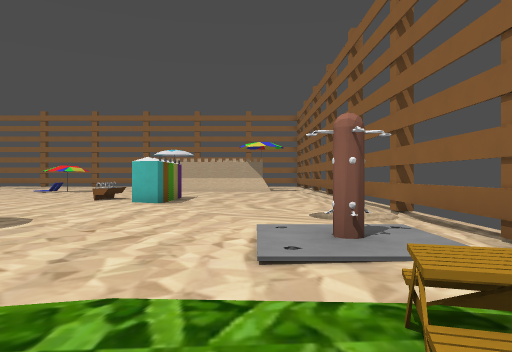
[1] (above)

24 first-person views from a walk through a 3-D level made in the Godot game engine. The camera is 1.3 m above the floor, looks level and sees 70° across. Doors that lead somewhere are drawn open, without their leaves. The floor is counted in squares, 2 m on a side. Each view is taken from the middle of a square. On the plan, view 1 faces up. The plan holds only what a view shows up to about 11 squares ahead; the rest is blank. Some surface patterns are stand-ins.

[2]
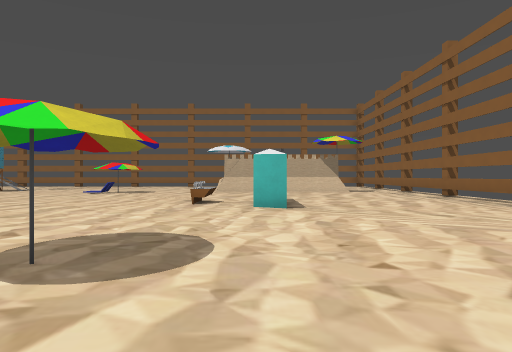

[3]
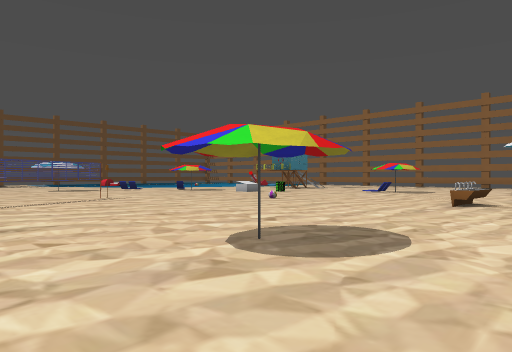

[4]
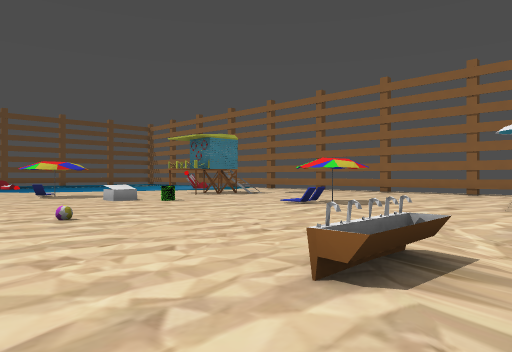

[5]
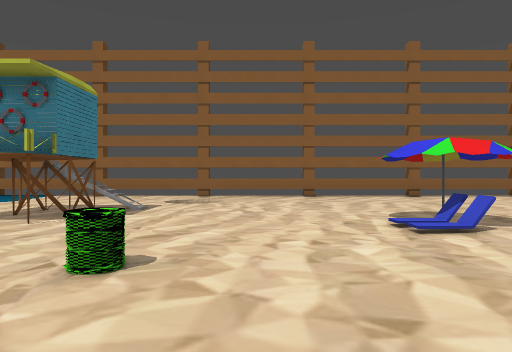

[6]
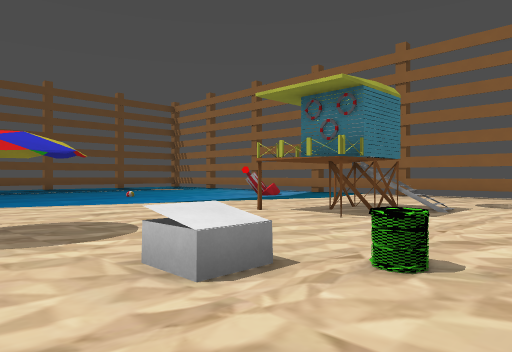

[7]
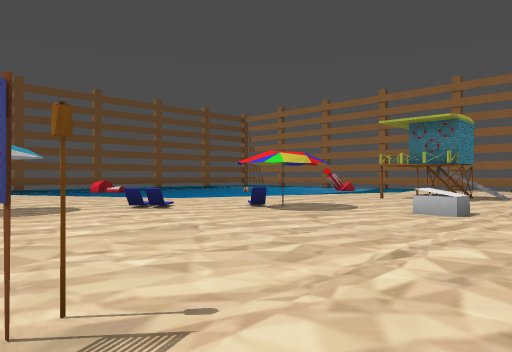

[8]
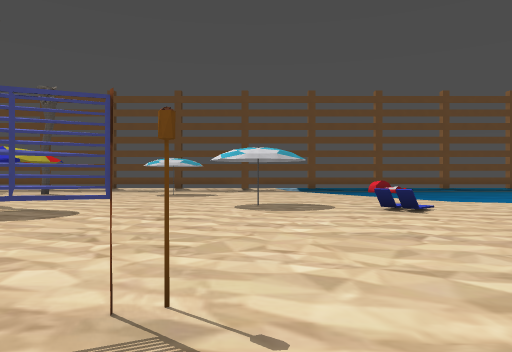

[9]
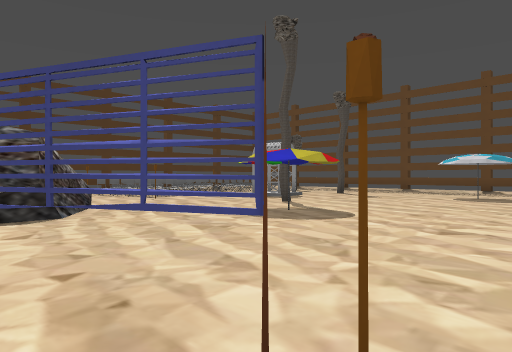

[10]
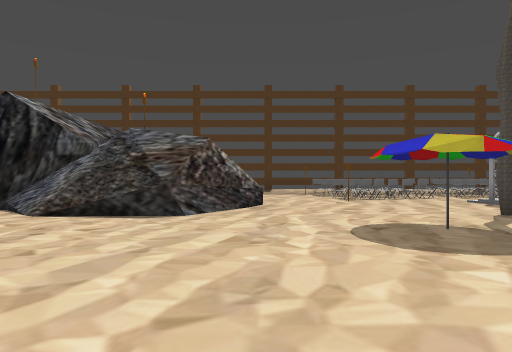

[11]
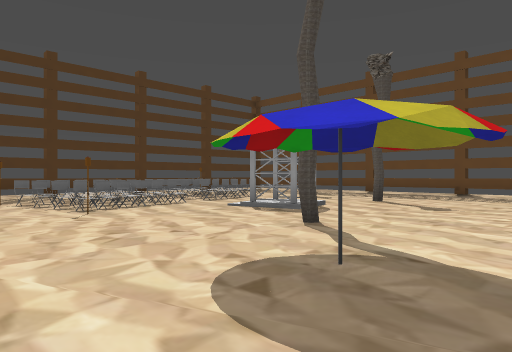

[12]
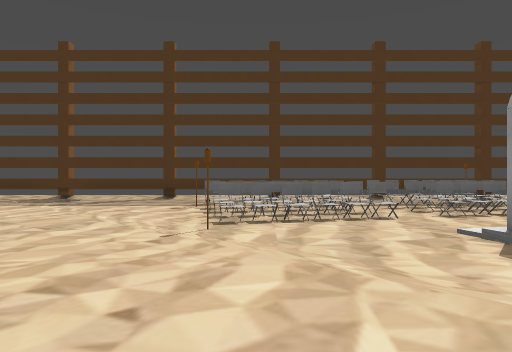

[13]
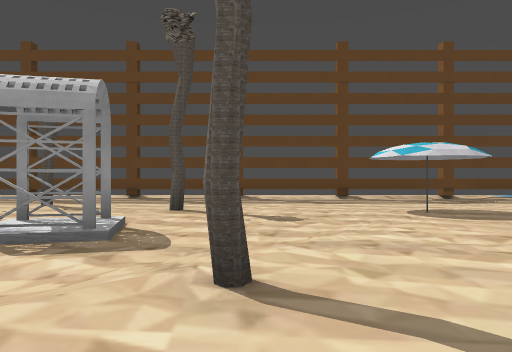

[14]
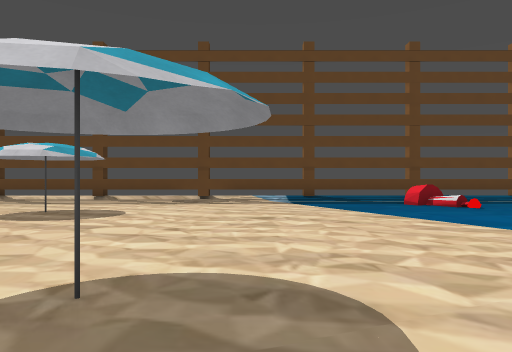

[15]
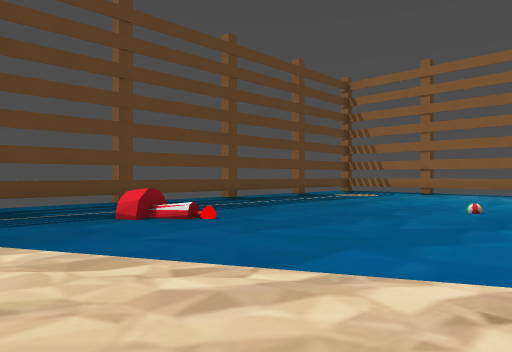

[16]
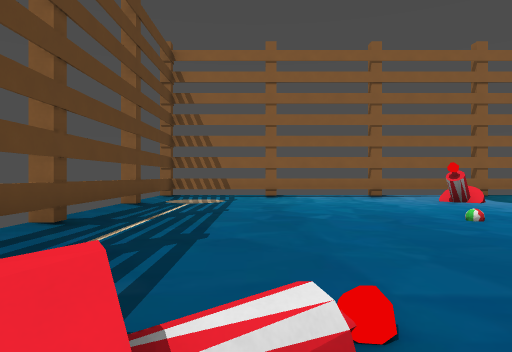

[17]
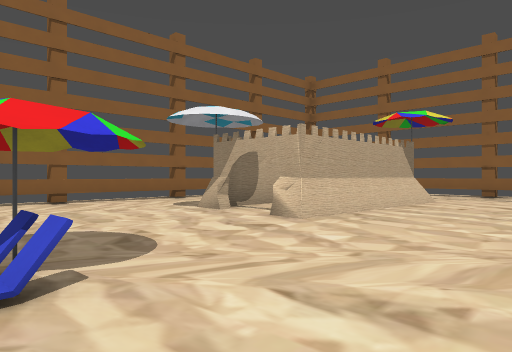

[18]
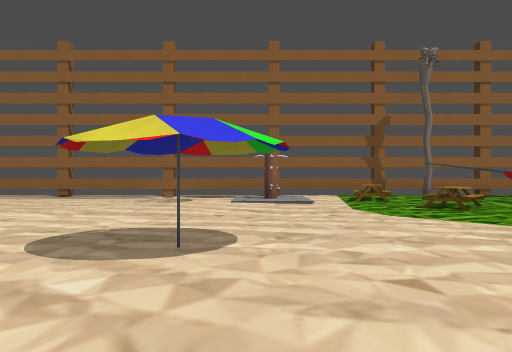

[19]
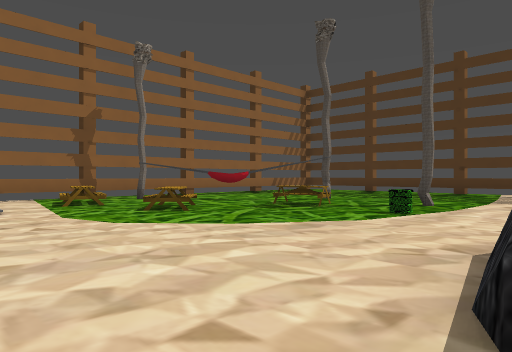

[20]
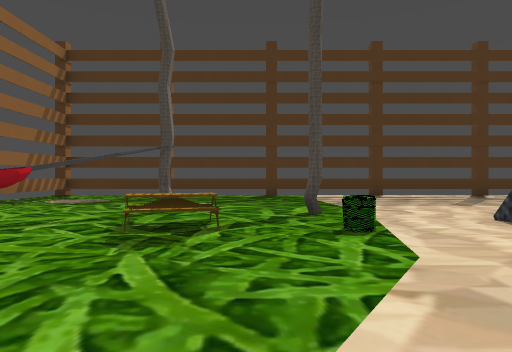

[21]
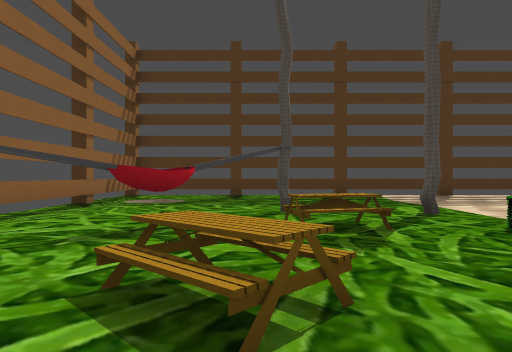

[22]
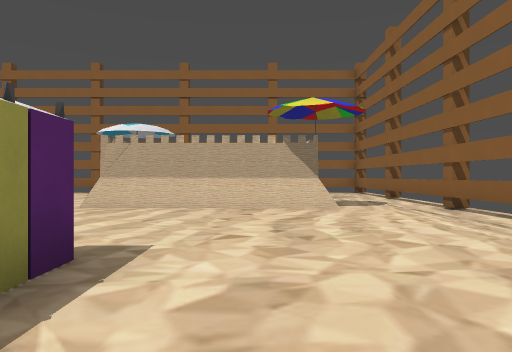

[23]
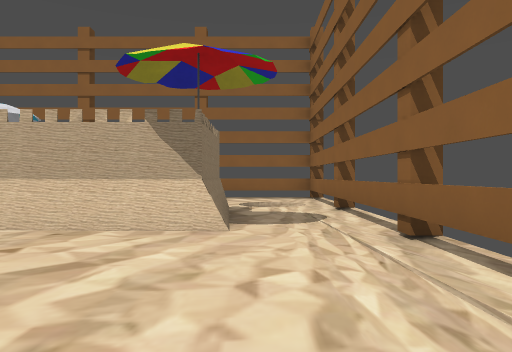

[24]
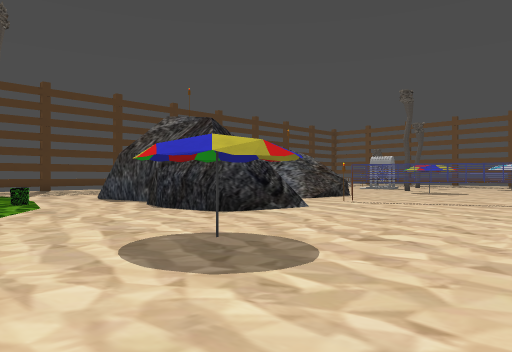

### Floor plan
Key: @ floor where view 1 was taken; # wall or solid block; x gap in a wall; . floor; / step, stairs or slope; D open door; = window, fence, low wall or low ledge; ^ raised ledge; S sink; H shower; T table; U umbrella; R torch; I thing the floor can be seen under or through; C chair; O other object.
Columns run from 28 left of view 1 to 3 right of it. Each row starts with its distance up from view 1.
 22   ############################
 21  # ............x..........  . #
 20 ## .....#......  ........   . ##
 19 #............#..........U####..#
 18 #............#O...........  #..#
 17 #............D#.........#####.=#
 16 #...........#......UC.........=#
 15 #...................C..........#
 14 #...............=.............=#
 13 #..............^...............#
 12 #.^^.......U.............D#....#
 11 #...........C...........SD#....#
 10 #..........C............SD#....#
  9 #.........C..............D.....#
  8 #..............................#
  7 #. ......U.....R..............=#
  6 #=.............I............. .#
  5 #...............I......U.......#
  4 #...U...........I............H/#
  3 #..........U.....I........../..#
  2 #................O. ##.........#
  1 #........#..../=//   #...../.T.#
  0 #...#.........#///#  #.....T@..#
 -1 #.....#......#/O/##  #.......#x#
 -2 #.....#....R./   ^   #..=...^..#
 -3 #..........R../      #....T#...#
 -4 #...  #IIII....      ...#......#
 -5 #... #IIIIII....    ...........#
 -6 #.   #II.IIO.....   ...........#
 -7     .OI........ .  ...........=#
 -8    .............=............=#
 -9    #############################

Where each view was taken, in squares from view 1:
view 1: 0 up, 0 right, facing up
view 2: 2 up, 3 left, facing up
view 3: 2 up, 2 left, facing up-left
view 4: 8 up, 3 left, facing up-left
view 5: 11 up, 11 left, facing up
view 6: 11 up, 11 left, facing up-left
view 7: 6 up, 11 left, facing up-left
view 8: 7 up, 11 left, facing left
view 9: 7 up, 12 left, facing down-left
view 10: 7 up, 15 left, facing down
view 11: 4 up, 15 left, facing down-left
view 12: 2 up, 18 left, facing down
view 13: 1 up, 17 left, facing left
view 14: 8 up, 17 left, facing left
view 15: 9 up, 20 left, facing up-left
view 16: 11 up, 25 left, facing up
view 17: 13 up, 9 left, facing up-right
view 18: 4 up, 8 left, facing right
view 19: 4 up, 7 left, facing down-right
view 20: 2 up, 3 left, facing down
view 21: 2 up, 1 left, facing down
view 22: 9 up, 1 left, facing up
view 23: 12 up, 1 right, facing up
view 24: 8 up, 2 left, facing down-left
